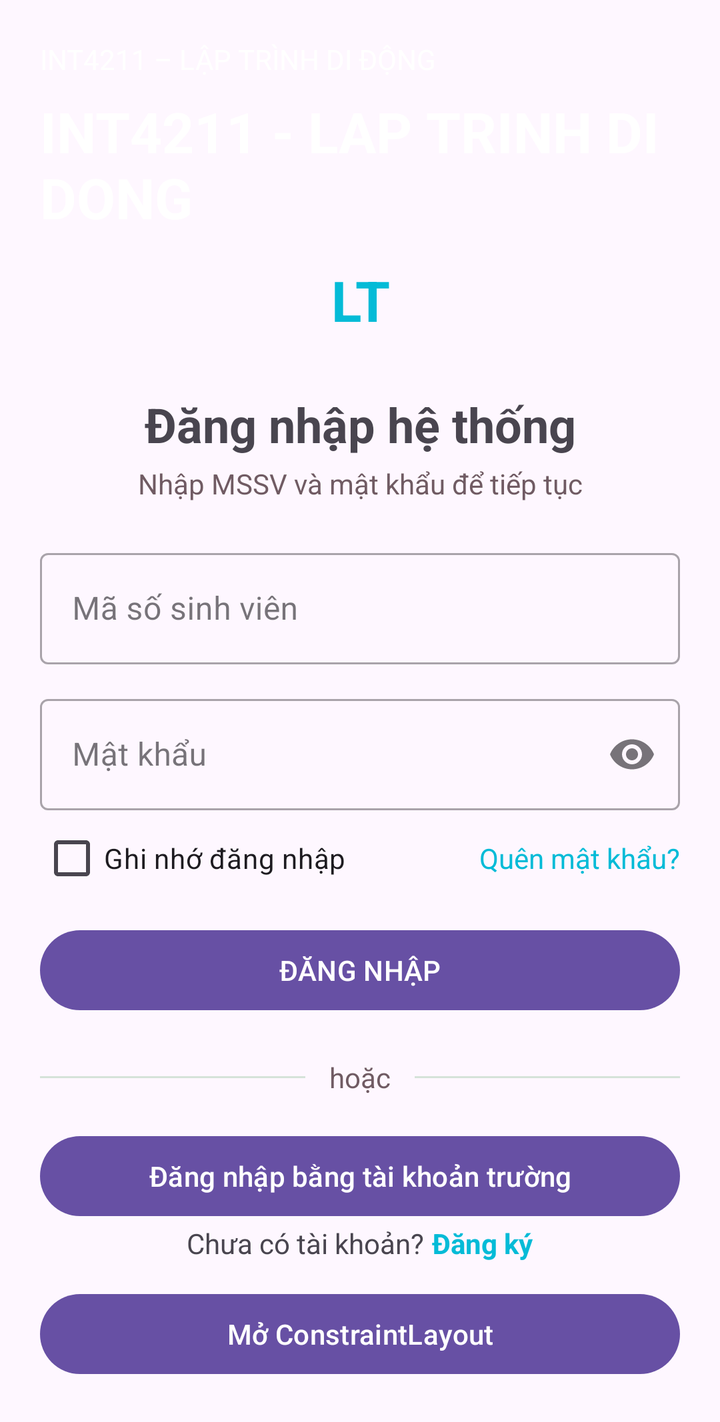
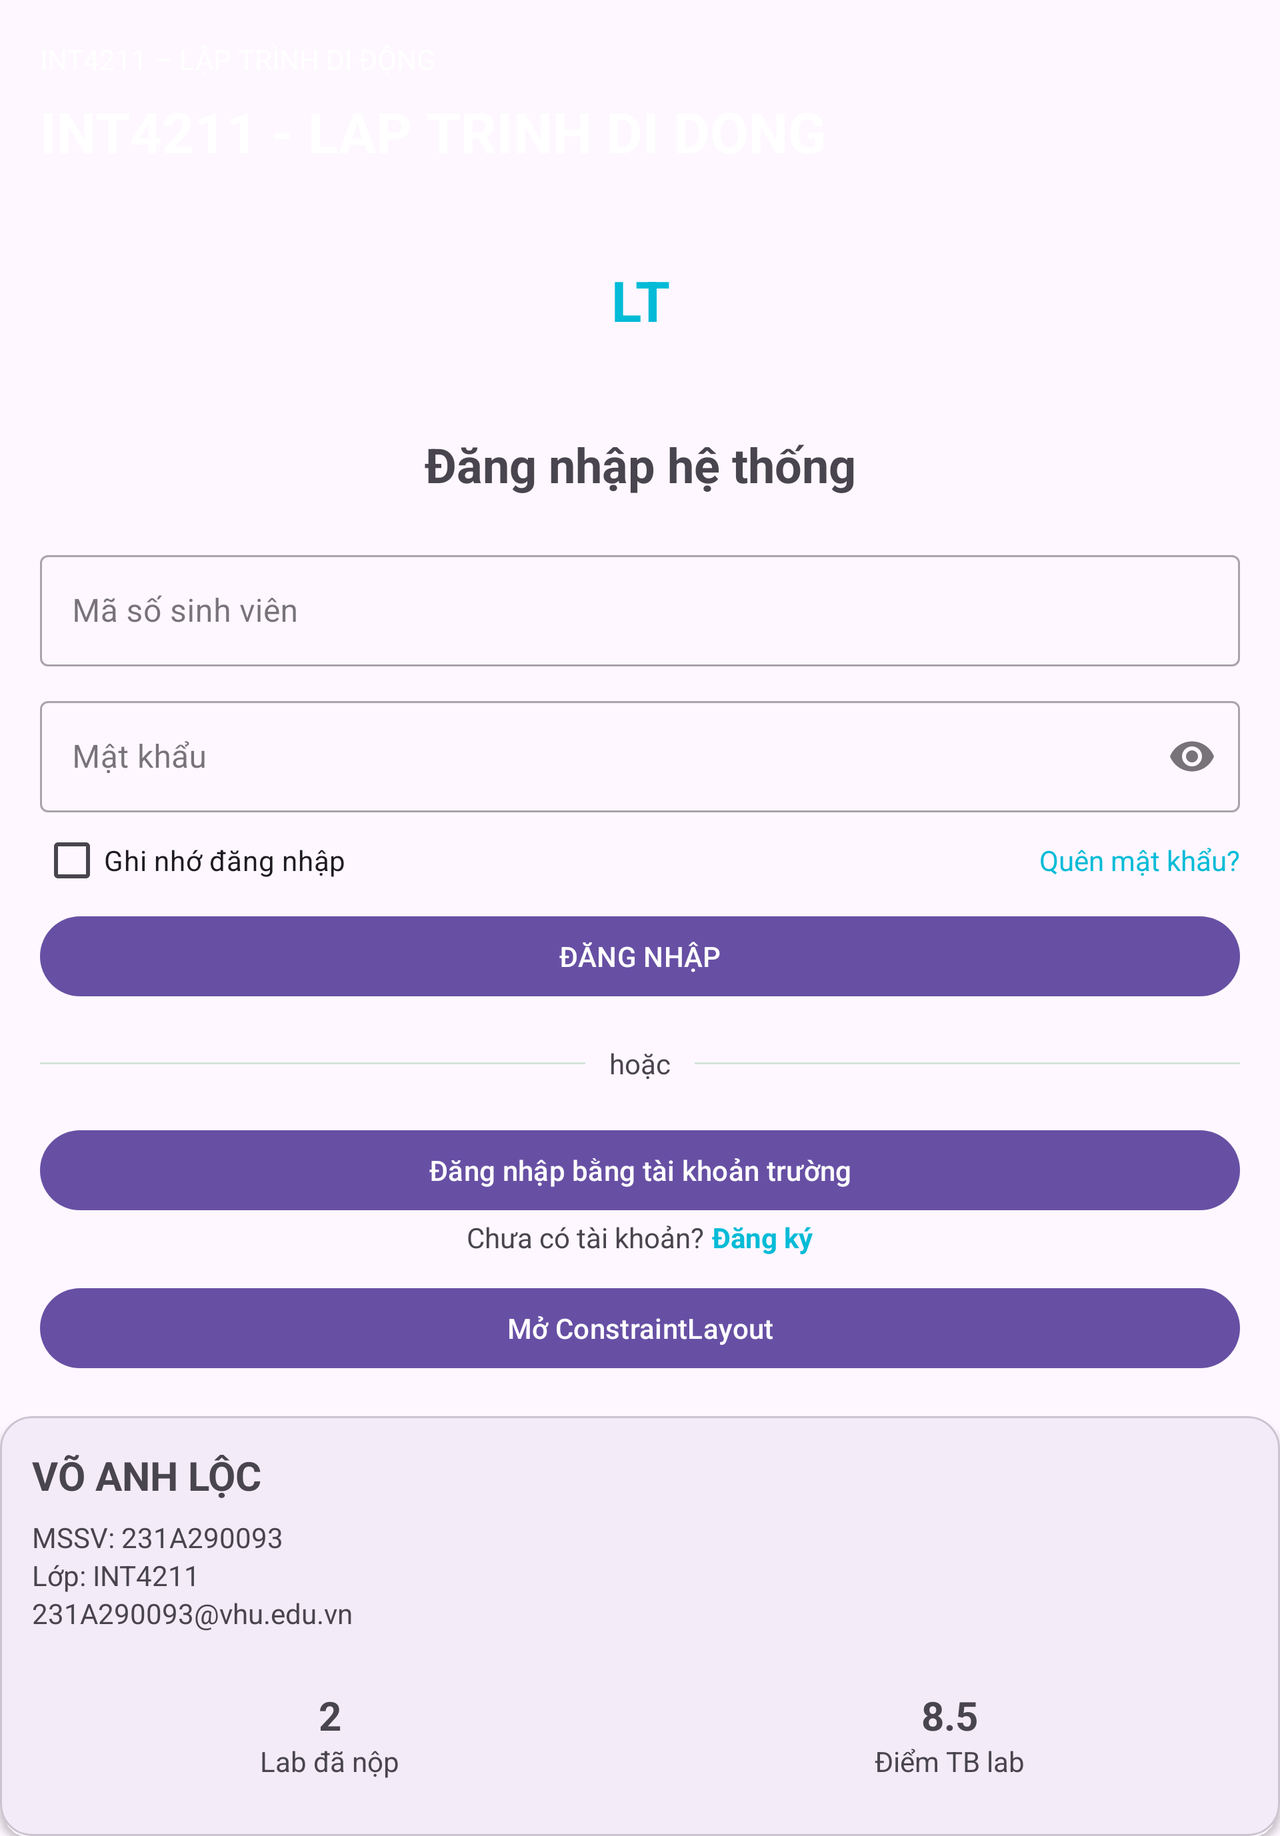

First picture: res/layout/ on a phone held upright. Second picture: the repository's own variant of that layout, on a device whose configuration matches the variant's folder. Source for both follows.
<!-- AndroidManifest.xml: application theme Theme.A3_231A290093 -->
<!-- res/layout/activity_main.xml -->
<?xml version="1.0" encoding="utf-8"?>
<ScrollView xmlns:android="http://schemas.android.com/apk/res/android"
    xmlns:app="http://schemas.android.com/apk/res-auto"
    android:id="@+id/main"
    android:layout_width="match_parent"
    android:layout_height="match_parent"
    android:fillViewport="true">

    <LinearLayout
        android:layout_width="match_parent"
        android:layout_height="wrap_content"
        android:orientation="vertical">

        
        <FrameLayout
            android:layout_width="match_parent"
            android:layout_height="196dp">

            <LinearLayout
                android:layout_width="match_parent"
                android:layout_height="150dp"
                android:background="@drawable/bg_header"
                android:orientation="vertical"
                android:padding="20dp">

                <TextView
                    android:layout_width="wrap_content"
                    android:layout_height="wrap_content"
                    android:text="@string/header_kicker"
                    android:textColor="@color/on_primary"
                    android:textSize="14sp" />

                <TextView
                    android:layout_width="wrap_content"
                    android:layout_height="wrap_content"
                    android:layout_marginTop="8dp"
                    android:text="@string/header_title"
                    android:textColor="@color/on_primary"
                    android:textSize="28sp"
                    android:textStyle="bold" />

            </LinearLayout>

            
            <TextView
                android:layout_width="92dp"
                android:layout_height="92dp"
                android:layout_gravity="center_horizontal|bottom"
                android:background="@drawable/bg_avatar"
                android:gravity="center"
                android:text="@string/avatar_text"
                android:textColor="@color/primary"
                android:textSize="28sp"
                android:textStyle="bold" />

        </FrameLayout>

        
        <LinearLayout
            android:layout_width="match_parent"
            android:layout_height="wrap_content"
            android:orientation="vertical"
            android:paddingStart="20dp"
            android:paddingEnd="20dp">

            <TextView
                android:layout_width="match_parent"
                android:layout_height="wrap_content"
                android:gravity="center"
                android:text="@string/login_title"
                android:textSize="24sp"
                android:textStyle="bold" />

            <TextView
                android:layout_width="match_parent"
                android:layout_height="wrap_content"
                android:layout_marginTop="4dp"
                android:gravity="center"
                android:text="@string/login_subtitle"
                android:textColor="@color/muted" />

        </LinearLayout>

        
        <com.google.android.material.textfield.TextInputLayout
            style="@style/Widget.MaterialComponents.TextInputLayout.OutlinedBox"
            android:layout_width="match_parent"
            android:layout_height="wrap_content"
            android:layout_marginStart="20dp"
            android:layout_marginTop="20dp"
            android:layout_marginEnd="20dp"
            android:hint="@string/hint_student_id">

            <com.google.android.material.textfield.TextInputEditText
                android:layout_width="match_parent"
                android:layout_height="wrap_content"
                android:inputType="number" />

        </com.google.android.material.textfield.TextInputLayout>

        
        <com.google.android.material.textfield.TextInputLayout
            style="@style/Widget.MaterialComponents.TextInputLayout.OutlinedBox"
            android:layout_width="match_parent"
            android:layout_height="wrap_content"
            android:layout_marginStart="20dp"
            android:layout_marginTop="12dp"
            android:layout_marginEnd="20dp"
            android:hint="@string/hint_password"
            app:endIconMode="password_toggle">

            <com.google.android.material.textfield.TextInputEditText
                android:layout_width="match_parent"
                android:layout_height="wrap_content"
                android:inputType="textPassword" />

        </com.google.android.material.textfield.TextInputLayout>

        
        <LinearLayout
            android:layout_width="match_parent"
            android:layout_height="wrap_content"
            android:layout_marginStart="20dp"
            android:layout_marginEnd="20dp"
            android:gravity="center_vertical"
            android:orientation="horizontal">

            <CheckBox
                android:layout_width="wrap_content"
                android:layout_height="wrap_content"
                android:text="@string/remember_me" />

            <Space
                android:layout_width="0dp"
                android:layout_height="1dp"
                android:layout_weight="1" />

            <TextView
                android:layout_width="wrap_content"
                android:layout_height="wrap_content"
                android:text="@string/forgot_password"
                android:textColor="@color/primary" />

        </LinearLayout>

        
        <Button
            android:id="@+id/btnLogin"
            android:layout_width="match_parent"
            android:layout_height="wrap_content"
            android:layout_marginStart="20dp"
            android:layout_marginTop="8dp"
            android:layout_marginEnd="20dp"
            android:text="@string/login" />

        
        <LinearLayout
            android:layout_width="match_parent"
            android:layout_height="wrap_content"
            android:layout_marginStart="20dp"
            android:layout_marginTop="20dp"
            android:layout_marginEnd="20dp"
            android:gravity="center_vertical"
            android:orientation="horizontal">

            <View
                android:layout_width="0dp"
                android:layout_height="1dp"
                android:layout_weight="1"
                android:background="@color/divider" />

            <TextView
                android:layout_width="wrap_content"
                android:layout_height="wrap_content"
                android:layout_marginStart="12dp"
                android:layout_marginEnd="12dp"
                android:text="@string/or"
                android:textColor="@color/muted" />

            <View
                android:layout_width="0dp"
                android:layout_height="1dp"
                android:layout_weight="1"
                android:background="@color/divider" />

        </LinearLayout>

        
        <Button
            android:layout_width="match_parent"
            android:layout_height="wrap_content"
            android:layout_marginStart="20dp"
            android:layout_marginTop="16dp"
            android:layout_marginEnd="20dp"
            android:text="@string/login_school" />

        
        <LinearLayout
            android:layout_width="match_parent"
            android:layout_height="wrap_content"
            android:gravity="center"
            android:orientation="horizontal">

            <TextView
                android:layout_width="wrap_content"
                android:layout_height="wrap_content"
                android:text="@string/no_account" />

            <TextView
                android:layout_width="wrap_content"
                android:layout_height="wrap_content"
                android:layout_marginStart="4dp"
                android:text="@string/register"
                android:textColor="@color/primary"
                android:textStyle="bold" />

        </LinearLayout>

        
        <Button
            android:id="@+id/btnConstraintDemo"
            android:layout_width="match_parent"
            android:layout_height="wrap_content"
            android:layout_marginStart="20dp"
            android:layout_marginTop="12dp"
            android:layout_marginEnd="20dp"
            android:layout_marginBottom="20dp"
            android:text="Mở ConstraintLayout" />

    </LinearLayout>

</ScrollView>
<!-- resources referenced by this layout -->
<resources>
  <color name="divider">#D5E3D9</color>
  <color name="muted">#705B63</color>
  <color name="on_primary">#FFFFFF</color>
  <color name="primary">#04BBD7</color>
  <string name="avatar_text">LT</string>
  <string name="forgot_password">Quên mật khẩu?</string>
  <string name="header_kicker">INT4211 – LẬP TRÌNH DI ĐỘNG</string>
  <string name="header_title">INT4211 - LAP TRINH DI DONG</string>
  <string name="hint_password">Mật khẩu</string>
  <string name="hint_student_id">Mã số sinh viên</string>
  <string name="login">ĐĂNG NHẬP</string>
  <string name="login_school">Đăng nhập bằng tài khoản trường</string>
  <string name="login_subtitle">Nhập MSSV và mật khẩu để tiếp tục</string>
  <string name="login_title">Đăng nhập hệ thống</string>
  <string name="no_account">Chưa có tài khoản?</string>
  <string name="or">hoặc</string>
  <string name="register">Đăng ký</string>
  <string name="remember_me">Ghi nhớ đăng nhập</string>
  <style name="Theme.A3_231A290093" parent="Base.Theme.A3_231A290093" />
  <style name="Base.Theme.A3_231A290093" parent="Theme.Material3.DayNight.NoActionBar">
          
          
      </style>
</resources>
<!-- res/layout-land/activity_main.xml (the repository's variant of the layout above) -->
<!-- drawn on the phone turned sideways -->
<?xml version="1.0" encoding="utf-8"?>
<ScrollView xmlns:android="http://schemas.android.com/apk/res/android"
    xmlns:app="http://schemas.android.com/apk/res-auto"
    android:id="@+id/main"
    android:layout_width="match_parent"
    android:layout_height="match_parent"
    android:fillViewport="true">

    <LinearLayout
        android:layout_width="match_parent"
        android:layout_height="wrap_content"
        android:orientation="vertical">


        <FrameLayout
            android:layout_width="match_parent"
            android:layout_height="196dp">

            <LinearLayout
                android:layout_width="match_parent"
                android:layout_height="150dp"
                android:background="@drawable/bg_header"
                android:orientation="vertical"
                android:padding="20dp">

                <TextView
                    android:layout_width="wrap_content"
                    android:layout_height="wrap_content"
                    android:text="@string/header_kicker"
                    android:textColor="@color/on_primary"
                    android:textSize="14sp" />

                <TextView
                    android:layout_width="wrap_content"
                    android:layout_height="wrap_content"
                    android:layout_marginTop="8dp"
                    android:text="@string/header_title"
                    android:textColor="@color/on_primary"
                    android:textSize="28sp"
                    android:textStyle="bold" />

            </LinearLayout>

            <TextView
                android:layout_width="92dp"
                android:layout_height="92dp"
                android:layout_gravity="center_horizontal|bottom"
                android:background="@drawable/bg_avatar"
                android:gravity="center"
                android:text="@string/avatar_text"
                android:textColor="@color/primary"
                android:textSize="28sp"
                android:textStyle="bold" />

        </FrameLayout>


        <TextView
            android:layout_width="match_parent"
            android:layout_height="wrap_content"
            android:gravity="center"
            android:padding="20dp"
            android:text="@string/login_title"
            android:textSize="24sp"
            android:textStyle="bold" />


        <com.google.android.material.textfield.TextInputLayout
            style="@style/Widget.MaterialComponents.TextInputLayout.OutlinedBox"
            android:layout_width="match_parent"
            android:layout_height="wrap_content"
            android:layout_marginStart="20dp"
            android:layout_marginTop="4dp"
            android:layout_marginEnd="20dp"
            android:hint="@string/hint_student_id">

            <com.google.android.material.textfield.TextInputEditText
                android:layout_width="match_parent"
                android:layout_height="wrap_content"
                android:inputType="number" />

        </com.google.android.material.textfield.TextInputLayout>


        <com.google.android.material.textfield.TextInputLayout
            style="@style/Widget.MaterialComponents.TextInputLayout.OutlinedBox"
            android:layout_width="match_parent"
            android:layout_height="wrap_content"
            android:layout_marginStart="20dp"
            android:layout_marginTop="12dp"
            android:layout_marginEnd="20dp"
            android:hint="@string/hint_password"
            app:endIconMode="password_toggle">

            <com.google.android.material.textfield.TextInputEditText
                android:layout_width="match_parent"
                android:layout_height="wrap_content"
                android:inputType="textPassword" />

        </com.google.android.material.textfield.TextInputLayout>


        <LinearLayout
            android:layout_width="match_parent"
            android:layout_height="wrap_content"
            android:gravity="center_vertical"
            android:orientation="horizontal"
            android:paddingStart="20dp"
            android:paddingEnd="20dp">

            <CheckBox
                android:layout_width="wrap_content"
                android:layout_height="wrap_content"
                android:text="@string/remember_me" />

            <Space
                android:layout_width="0dp"
                android:layout_height="1dp"
                android:layout_weight="1" />

            <TextView
                android:layout_width="wrap_content"
                android:layout_height="wrap_content"
                android:text="@string/forgot_password"
                android:textColor="@color/primary" />

        </LinearLayout>


        <Button
            android:id="@+id/btnLogin"
            android:layout_width="match_parent"
            android:layout_height="wrap_content"
            android:layout_marginStart="20dp"
            android:layout_marginEnd="20dp"
            android:text="@string/login" />


        <LinearLayout
            android:layout_width="match_parent"
            android:layout_height="wrap_content"
            android:gravity="center_vertical"
            android:orientation="horizontal"
            android:padding="20dp">

            <View
                android:layout_width="0dp"
                android:layout_height="1dp"
                android:layout_weight="1"
                android:background="@color/divider" />

            <TextView
                android:layout_width="wrap_content"
                android:layout_height="wrap_content"
                android:paddingStart="12dp"
                android:paddingEnd="12dp"
                android:text="@string/or" />

            <View
                android:layout_width="0dp"
                android:layout_height="1dp"
                android:layout_weight="1"
                android:background="@color/divider" />

        </LinearLayout>


        <Button
            android:layout_width="match_parent"
            android:layout_height="wrap_content"
            android:layout_marginStart="20dp"
            android:layout_marginEnd="20dp"
            android:text="@string/login_school" />


        <LinearLayout
            android:layout_width="match_parent"
            android:layout_height="wrap_content"
            android:gravity="center"
            android:orientation="horizontal">

            <TextView
                android:layout_width="wrap_content"
                android:layout_height="wrap_content"
                android:text="@string/no_account" />

            <TextView
                android:layout_width="wrap_content"
                android:layout_height="wrap_content"
                android:layout_marginStart="4dp"
                android:text="@string/register"
                android:textColor="@color/primary"
                android:textStyle="bold" />

        </LinearLayout>


        <Button
            android:id="@+id/btnConstraintDemo"
            android:layout_width="match_parent"
            android:layout_height="wrap_content"
            android:layout_marginStart="20dp"
            android:layout_marginTop="12dp"
            android:layout_marginEnd="20dp"
            android:text="Mở ConstraintLayout" />

        <include
            layout="@layout/view_profile_card" />

    </LinearLayout>

</ScrollView>
<!-- res/layout/view_profile_card.xml (included above) -->
<?xml version="1.0" encoding="utf-8"?>
<com.google.android.material.card.MaterialCardView
    xmlns:android="http://schemas.android.com/apk/res/android"
    xmlns:app="http://schemas.android.com/apk/res-auto"
    android:layout_width="match_parent"
    android:layout_height="wrap_content"
    android:layout_marginTop="20dp"
    app:cardCornerRadius="16dp"
    app:cardElevation="2dp">

    <LinearLayout
        android:layout_width="match_parent"
        android:layout_height="wrap_content"
        android:orientation="vertical"
        android:padding="16dp">

        <TextView
            android:layout_width="wrap_content"
            android:layout_height="wrap_content"
            android:text="@string/student_name"
            android:textSize="20sp"
            android:textStyle="bold" />

        <TextView
            android:layout_width="wrap_content"
            android:layout_height="wrap_content"
            android:layout_marginTop="8dp"
            android:text="@string/student_id_line" />

        <TextView
            android:layout_width="wrap_content"
            android:layout_height="wrap_content"
            android:text="@string/class_line" />

        <TextView
            android:layout_width="wrap_content"
            android:layout_height="wrap_content"
            android:text="@string/email_line" />

        <LinearLayout
            android:layout_width="match_parent"
            android:layout_height="wrap_content"
            android:layout_marginTop="16dp"
            android:orientation="horizontal">

            <LinearLayout
                android:layout_width="0dp"
                android:layout_height="wrap_content"
                android:layout_weight="1"
                android:background="@drawable/bg_stat"
                android:gravity="center"
                android:orientation="vertical"
                android:padding="12dp">

                <TextView
                    android:layout_width="wrap_content"
                    android:layout_height="wrap_content"
                    android:text="@string/stat_labs_value"
                    android:textSize="20sp"
                    android:textStyle="bold" />

                <TextView
                    android:layout_width="wrap_content"
                    android:layout_height="wrap_content"
                    android:text="@string/stat_labs_label" />

            </LinearLayout>

            <Space
                android:layout_width="12dp"
                android:layout_height="1dp" />

            <LinearLayout
                android:layout_width="0dp"
                android:layout_height="wrap_content"
                android:layout_weight="1"
                android:background="@drawable/bg_stat"
                android:gravity="center"
                android:orientation="vertical"
                android:padding="12dp">

                <TextView
                    android:layout_width="wrap_content"
                    android:layout_height="wrap_content"
                    android:text="@string/stat_score_value"
                    android:textSize="20sp"
                    android:textStyle="bold" />

                <TextView
                    android:layout_width="wrap_content"
                    android:layout_height="wrap_content"
                    android:text="@string/stat_score_label" />

            </LinearLayout>

        </LinearLayout>

    </LinearLayout>

</com.google.android.material.card.MaterialCardView>
<!-- resources referenced by the variant -->
<!-- as the phone turned sideways resolves them -->
<resources>
  <color name="divider">#D5E3D9</color>
  <color name="on_primary">#FFFFFF</color>
  <color name="primary">#04BBD7</color>
  <string name="avatar_text">LT</string>
  <string name="class_line">Lớp: INT4211</string>
  <string name="email_line">231A290093@vhu.edu.vn</string>
  <string name="forgot_password">Quên mật khẩu?</string>
  <string name="header_kicker">INT4211 – LẬP TRÌNH DI ĐỘNG</string>
  <string name="header_title">INT4211 - LAP TRINH DI DONG</string>
  <string name="hint_password">Mật khẩu</string>
  <string name="hint_student_id">Mã số sinh viên</string>
  <string name="login">ĐĂNG NHẬP</string>
  <string name="login_school">Đăng nhập bằng tài khoản trường</string>
  <string name="login_title">Đăng nhập hệ thống</string>
  <string name="no_account">Chưa có tài khoản?</string>
  <string name="or">hoặc</string>
  <string name="register">Đăng ký</string>
  <string name="remember_me">Ghi nhớ đăng nhập</string>
  <string name="stat_labs_label">Lab đã nộp</string>
  <string name="stat_labs_value">2</string>
  <string name="stat_score_label">Điểm TB lab</string>
  <string name="stat_score_value">8.5</string>
  <string name="student_id_line">MSSV: 231A290093</string>
  <string name="student_name">VÕ ANH LỘC</string>
  <style name="Theme.A3_231A290093" parent="Base.Theme.A3_231A290093" />
  <style name="Base.Theme.A3_231A290093" parent="Theme.Material3.DayNight.NoActionBar">
          
          
      </style>
</resources>
